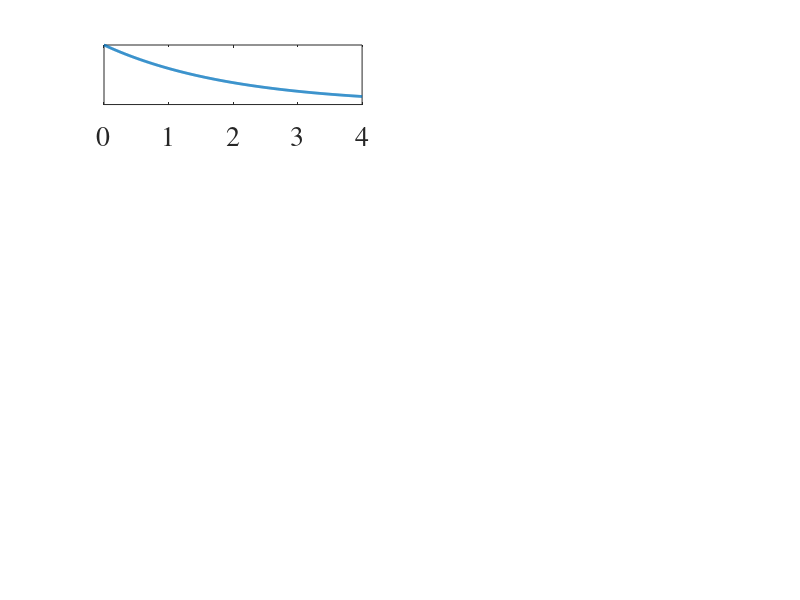

Source code (MATLAB): (Note: this script raises an error after producing the figure.)
clear all;
clc;
addpath(genpath(pwd));

mean_tau = 2;
x = 0:0.01:2*mean_tau;

i=0;
NE = [1,5,10,25,100];


hf = figure;

for shape = NE
rate = shape/mean_tau;
pdf = ((rate^shape) * (x.^(shape -1)) .* exp(-rate*x)/gamma(shape));
i=i+1;
ha(i) = subplot(length(NE),2,2*i-1)
plot(x,pdf,'LineStyle','-','LineWidth',2);hold on;yticks([]);
set(gca,'FontSize',20,'FontName','Times');

line([mean_tau, mean_tau], [0, max(pdf)], 'Color', [0.1,0.1,0.1],'LineStyle','--',LineWidth=2);

if i == 5
    xlabel('\tau (hrs)');
elseif i == 3   
    ylabel('PDF of \tau');
end


CV = 1/sqrt(shape);
str = strcat('cv = ',num2str(CV),' N_E =', num2str(shape));
yticks([0 0.3 0.6 0.9 1.2 1.5 1.8 2.1]);
%annotation('textbox',dim,'String',str,'FitBoxToText','on');

%ha(i).Position = ha(i).Position + [0 0 0 0.5]; 

end

set(gca,'fontname','times')



pos = get(ha, 'position');
dim = cellfun(@(x) x.*[1 1 0.5 0.5], pos, 'uni',0);

% 2 points after decimal


for i = 1: length(NE)

CV = 1/sqrt(NE(i));
annotation(hf, 'textbox', dim{i}, 'String',  strcat('CV = ','  ',num2str(CV,2), '; ',' N_E =   ',num2str(NE(i)) )  ,'Position', ha(i).Position + [0.2 0 0 0],'EdgeColor','none', 'FontSize',20,'verticalalignment', 'top','FitBoxToText','on','FontName','times') ;

end

%% functions inclusion
time_free_phages = 0:0.01:4;

for i = 1:length(NE)

NE_cases = NE(i); %number of exposed class

moi_mean = 0.1;

S0 = 1e8;
V0 = S0*moi_mean;

y(1,1) = S0;
y(1,2:NE_cases+1) = 0;
y(1,NE_cases+2) = 0 ;
y(1,NE_cases+3) = V0;

theta_raunak = [0.2,13e-8,2,200];
dilution_factor = 100;
[time2,y_series2,time_abs,pre_dil] = one_step_simulate_particular_points(time_free_phages,y,theta_raunak,NE_cases, dilution_factor);

subplot(length(NE),2,2*i);
semilogy(time2,y_series2(end,:),'-k', 'LineWidth',2);

if i == 5
    xlabel('Time (hrs)');
elseif i == 3  
    ylabel('Phage density (virions/ml)');
end
yticks([1e2 1e3 1e4 1e5 1e6 1e7 1e8 1e9 1e10]);

set(gca,'FontSize',20)
set(gca,'fontname','times')
end


%%

han=axes(hf,'visible','off'); 
%han.Title.Visible='on';
han.XLabel.Visible='on';
han.YLabel.Visible='on';
%ylabel(han,'PDF of \tau ');
%xlabel(han,'\tau (hours)');
set(gca,'FontSize',20)

set(gca,'fontname','times')
